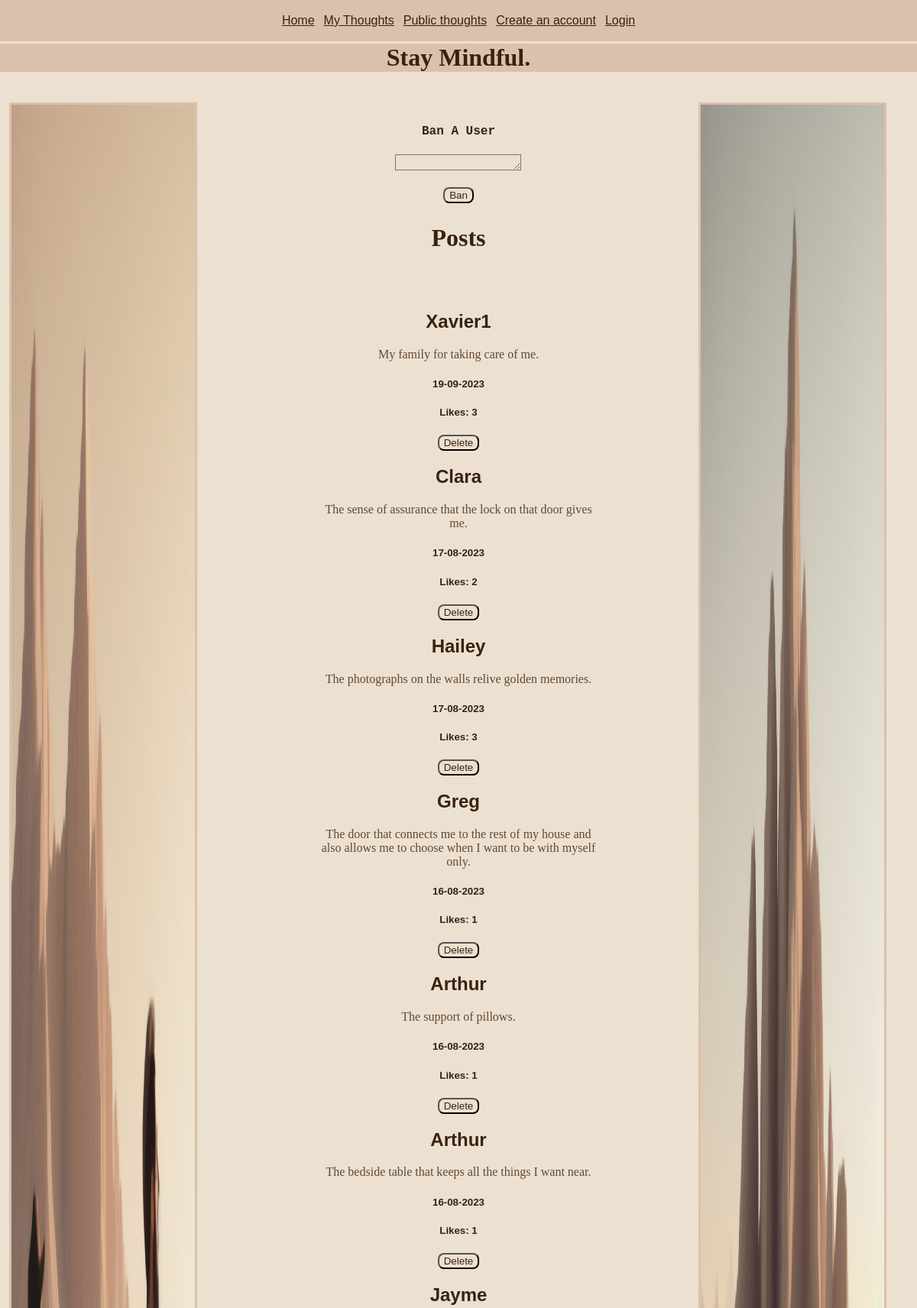
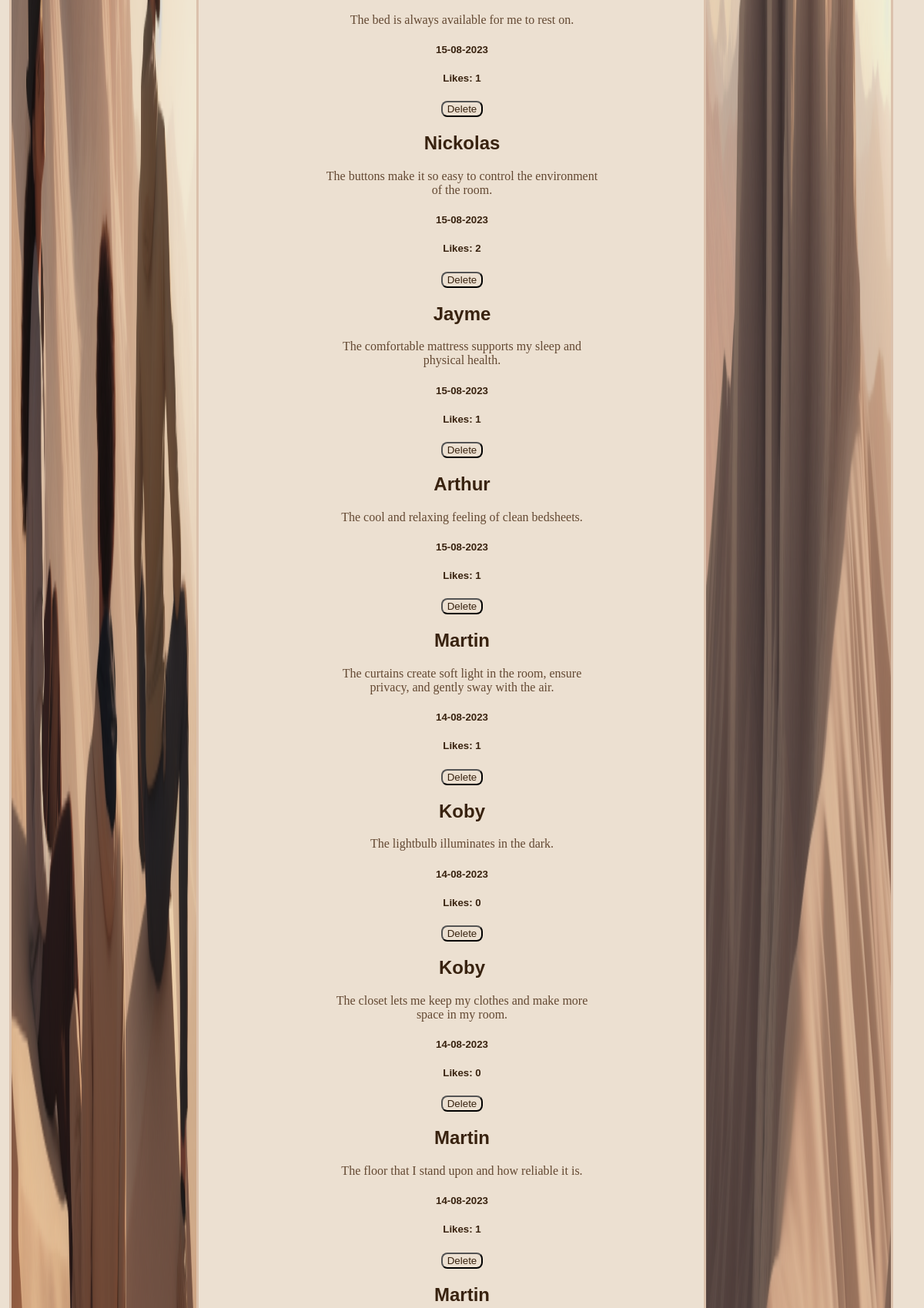
The page /admin (upper part) on the database its author committed (2 pictures, top to bottom).
### tables this page shows
CREATE TABLE Gratitude_idea (id INTEGER PRIMARY KEY, date TEXT, username TEXT, content TEXT, like_count INTEGER DEFAULT (0), is_public INTEGER);

### routes.py (the view)
@app.route('/admin', methods=['GET', 'POST'])
def admin():
    idea_data = db_query('SELECT username, content, date, id, like_count FROM\
                 Gratitude_idea ORDER BY date DESC', False, False, ())
    username = db_query('SELECT username FROM User', False, False, ())
    return render_template("admin.html", idea_data=idea_data,
                           username=username)

### routes.py (called while the page is built)
def db_query(query, is_single, is_insert, data):
    conn = sqlite3.connect("mindful.db")
    try:
        cur = conn.cursor()
        cur.execute(query, data)
        if is_insert:
            conn.commit()
        if is_single:
            result = cur.fetchone()
        else:
            result = cur.fetchall()
        return result
    finally:
        conn.close()

def get_random_image():
    image_folder = os.path.join(app.static_folder, 'images')
    images = os.listdir(image_folder)
    random_image = random.choice(images)
    return f"static/images/{random_image}"

@app.context_processor
def inject_random_image():
    return {'random_image': get_random_image(),
            'random_image1': get_random_image()}

### templates/admin.html (shortened to what this page needs)
{% extends 'layout.html' %}
{% block content %}
<form action="/ban_user" method="post">
    <h2><label for="username">Ban A User</label></h2>
    <textarea class="input" required name="username" id="username" cols="18" rows="1" maxlength="120"></textarea>
    <br><br>
    <button class="button">Ban</button>
</form>
<div>
    <h1>Posts</h1>
    <br><br>
    {% for idea_data in idea_data %}
    <h2>
    {{ idea_data[0] }}
    </h2>
    <p class="p_overflow">
    {{ idea_data[1] }}
    </p>
    <h5>
    {{idea_data[2]}}
    </h5>
    <h5>
    Likes: {{idea_data[4]}}
    </h5>
    <form action="/delete_their_post" method="post">
        <button class="button">Delete</button>
    </form>
    {% endfor %}
</div>
{% endblock %}

### static/styles.css (style rules this page uses)
body { background-color: #ece0d1; margin: auto; text-align: center; min-height: 100vh; }
div { padding-top: 1.5%; padding-bottom: 1.5%; }
h1 { font-family: cursive; color: #38220f; }
h2 { font-family: sans-serif; color: #38220f; }
h5 { font-family: sans-serif; color: #38220f; padding-left: 5%; padding-right: 5%; }
p { font-family: cursive; color: #634832; }
.p_overflow { overflow-wrap: break-word; margin: auto; }
label { font-family: monospace; font-size: large; color: #38220f; }
.button { background-color: #ece0d1; color: #38220f; border-radius: 8px; }
.input { background-color: #ece0d1; }

### rows shown on the page
Gratitude_idea: username "Xavier1", content "My family for taking care of me.", date "19-09-2023", like_count "3"
Gratitude_idea: username "Clara", content "The sense of assurance that the lock on that door gives me.", date "17-08-2023", like_count "2"
Gratitude_idea: username "Hailey", content "The photographs on the walls relive golden memories.", date "17-08-2023", like_count "3"
Gratitude_idea: username "Greg", content "The door that connects me to the rest of my house and also allows me to choose when I want to be with myself only.", date "16-08-2023", like_count "1"
Gratitude_idea: username "Arthur", content "The support of pillows.", date "16-08-2023", like_count "1"
Gratitude_idea: username "Arthur", content "The bedside table that keeps all the things I want near.", date "16-08-2023", like_count "1"
Gratitude_idea: username "Jayme", content "The bed is always available for me to rest on.", date "15-08-2023", like_count "1"
Gratitude_idea: username "Nickolas", content "The buttons make it so easy to control the environment of the room.", date "15-08-2023", like_count "2"
Gratitude_idea: username "Jayme", content "The comfortable mattress supports my sleep and physical health.", date "15-08-2023", like_count "1"
Gratitude_idea: username "Arthur", content "The cool and relaxing feeling of clean bedsheets.", date "15-08-2023", like_count "1"
Gratitude_idea: username "Martin", content "The curtains create soft light in the room, ensure privacy, and gently sway with the air.", date "14-08-2023", like_count "1"
Gratitude_idea: username "Koby", content "The lightbulb illuminates in the dark.", date "14-08-2023", like_count "0"
Gratitude_idea: username "Koby", content "The closet lets me keep my clothes and make more space in my room.", date "14-08-2023", like_count "0"
Gratitude_idea: username "Martin", content "The floor that I stand upon and how reliable it is.", date "14-08-2023", like_count "1"
Gratitude_idea: username "Martin"
